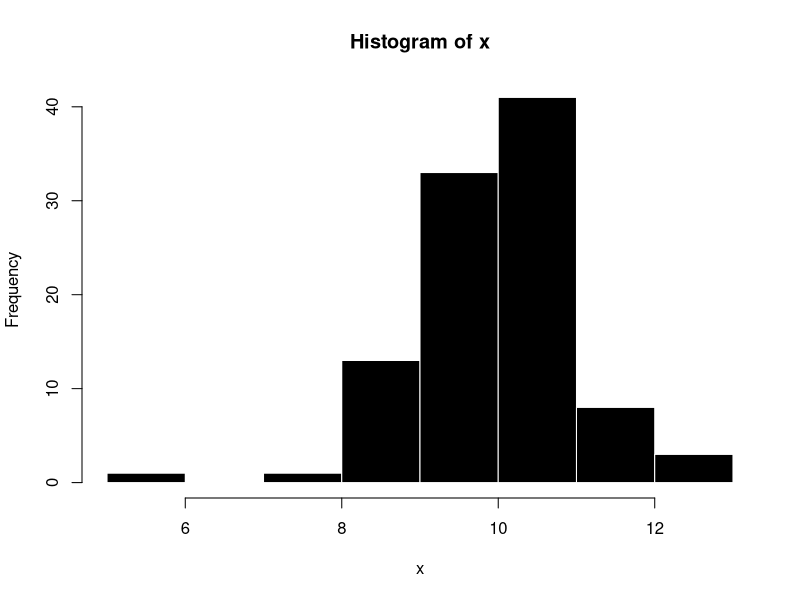

Reproduce this figure in R.
## ---- echo=FALSE, eval=TRUE---------------------------------------------------------

x <- rnorm(n = 100, mean = 10, sd = 1)



## ---- echo=TRUE, eval=TRUE, fig.align='center', out.width='50%'---------------------

hist(x, col = 'black', border = 'white')
